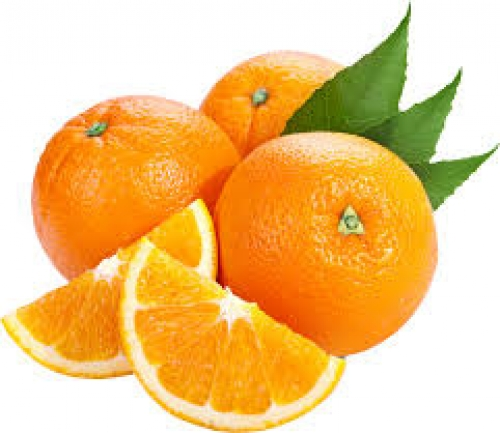
#> input picture testdir/project/mypro/OpenCV/orange.jpg, 500 x 433 px
$ python subplot.py
#> lines starting #> are read from the running program, lines starting #| are printed output that depends on the picture
import cv2

from matplotlib import pyplot as plt
from PIL import Image
im1=Image.open('orange.jpg')
#> im1 is the input picture: PIL image 500x433 RGB; mean R, G, B 240.2, 198, 132.7
img1_re=im1.resize((600,600))
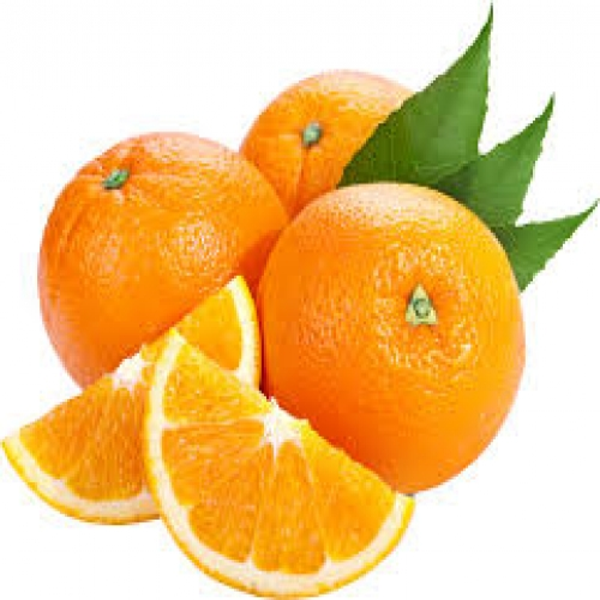
#> img1_re: PIL image 600x600 RGB; mean R, G, B 240.1, 198, 132.7
img1_re.save('orange(600x600).jpg')

im2=Image.open('apple.jpg')
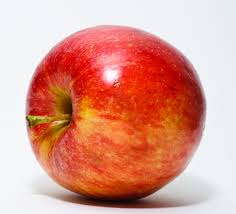
#> input picture testdir/project/mypro/OpenCV/apple.jpg, 236 x 214 px
#> im2 is the input picture: PIL image 236x214 RGB; mean R, G, B 219.8, 155.7, 141.1
img2_re=im2.resize((600,600))
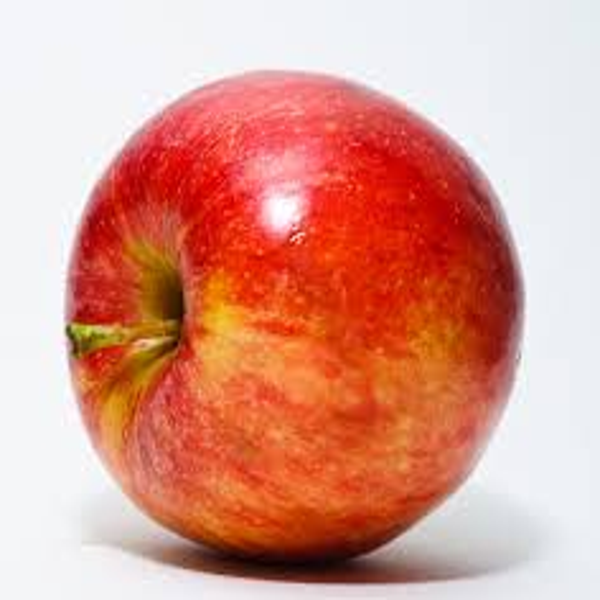
#> img2_re: PIL image 600x600 RGB; mean R, G, B 219.8, 155.7, 141.1
img2_re.save('apple(600x600).jpg')

im3=Image.open('baboon.jpg')
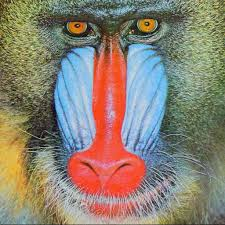
#> input picture testdir/project/mypro/OpenCV/baboon.jpg, 225 x 225 px
#> im3 is the input picture: PIL image 225x225 RGB; mean R, G, B 139.1, 129.7, 115.3
img3_re=im3.resize((600,600))
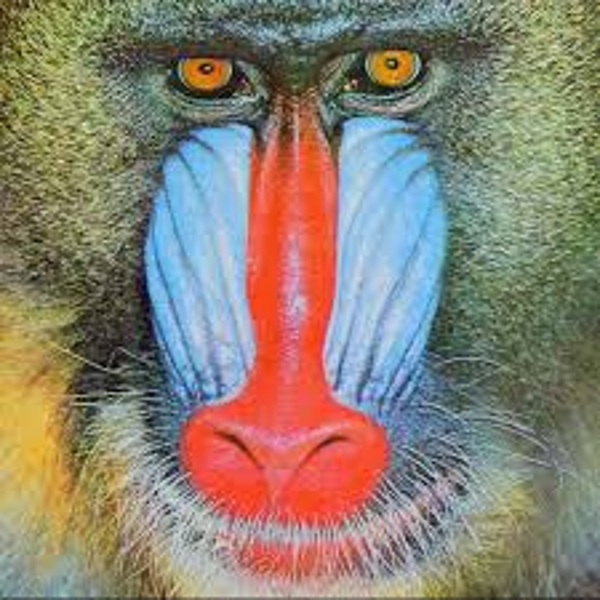
#> img3_re: PIL image 600x600 RGB; mean R, G, B 139.1, 129.7, 115.3
img3_re.save('baboon(600x600).jpg')

#> (the run stopped early here; a loop or call above may not have finished)
